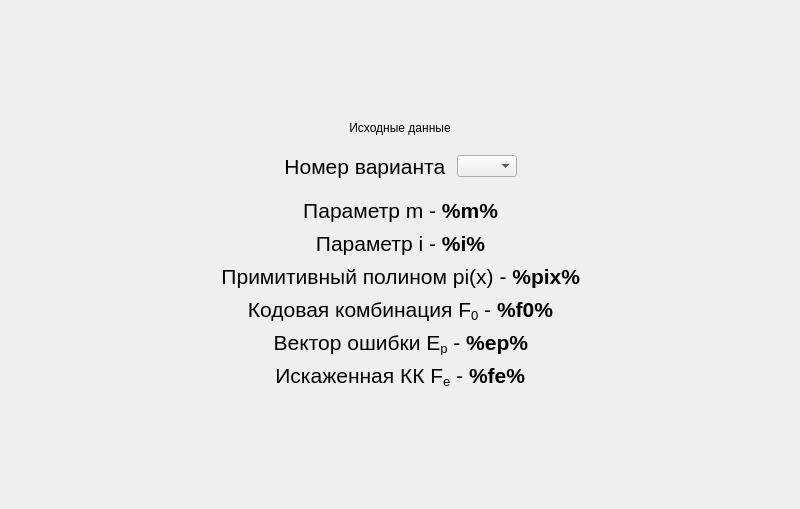
<?xml version="1.0" encoding="UTF-8"?>
<ui version="4.0">
 <class>ScreenTask0</class>
 <widget class="QFrame" name="ScreenTask0">
  <property name="geometry">
   <rect>
    <x>0</x>
    <y>0</y>
    <width>800</width>
    <height>509</height>
   </rect>
  </property>
  <property name="windowTitle">
   <string>Frame</string>
  </property>
  <layout class="QGridLayout" name="gridLayout">
   <property name="leftMargin">
    <number>0</number>
   </property>
   <property name="topMargin">
    <number>0</number>
   </property>
   <property name="rightMargin">
    <number>0</number>
   </property>
   <property name="bottomMargin">
    <number>0</number>
   </property>
   <item row="0" column="0">
    <layout class="QVBoxLayout" name="container">
     <item>
      <spacer name="verticalSpacer">
       <property name="orientation">
        <enum>Qt::Vertical</enum>
       </property>
       <property name="sizeType">
        <enum>QSizePolicy::Expanding</enum>
       </property>
       <property name="sizeHint" stdset="0">
        <size>
         <width>13</width>
         <height>13</height>
        </size>
       </property>
      </spacer>
     </item>
     <item>
      <widget class="QLabel" name="title">
       <property name="styleSheet">
        <string notr="true">font: 75 20pt &quot;MS Shell Dlg 2&quot;;</string>
       </property>
       <property name="text">
        <string>Исходные данные</string>
       </property>
       <property name="alignment">
        <set>Qt::AlignCenter</set>
       </property>
       <property name="wordWrap">
        <bool>true</bool>
       </property>
      </widget>
     </item>
     <item>
      <spacer name="verticalSpacer_3">
       <property name="orientation">
        <enum>Qt::Vertical</enum>
       </property>
       <property name="sizeType">
        <enum>QSizePolicy::Minimum</enum>
       </property>
       <property name="sizeHint" stdset="0">
        <size>
         <width>242</width>
         <height>13</height>
        </size>
       </property>
      </spacer>
     </item>
     <item>
      <layout class="QVBoxLayout" name="variantChooserContainer">
       <item>
        <layout class="QHBoxLayout" name="variantChooserContainerContent">
         <item>
          <spacer name="horizontalSpacer_4">
           <property name="orientation">
            <enum>Qt::Horizontal</enum>
           </property>
           <property name="sizeHint" stdset="0">
            <size>
             <width>0</width>
             <height>0</height>
            </size>
           </property>
          </spacer>
         </item>
         <item>
          <widget class="QLabel" name="label">
           <property name="font">
            <font>
             <family>MS Shell Dlg 2</family>
             <pointsize>16</pointsize>
             <weight>50</weight>
             <italic>false</italic>
             <bold>false</bold>
            </font>
           </property>
           <property name="text">
            <string>Номер варианта </string>
           </property>
           <property name="alignment">
            <set>Qt::AlignRight|Qt::AlignTrailing|Qt::AlignVCenter</set>
           </property>
           <property name="wordWrap">
            <bool>true</bool>
           </property>
          </widget>
         </item>
         <item>
          <widget class="QComboBox" name="variant">
           <property name="sizePolicy">
            <sizepolicy hsizetype="Fixed" vsizetype="Fixed">
             <horstretch>0</horstretch>
             <verstretch>0</verstretch>
            </sizepolicy>
           </property>
           <property name="minimumSize">
            <size>
             <width>60</width>
             <height>0</height>
            </size>
           </property>
           <property name="maximumSize">
            <size>
             <width>60</width>
             <height>16777215</height>
            </size>
           </property>
           <property name="styleSheet">
            <string notr="true">font: 14pt &quot;MS Shell Dlg 2&quot;;</string>
           </property>
          </widget>
         </item>
         <item>
          <spacer name="horizontalSpacer">
           <property name="orientation">
            <enum>Qt::Horizontal</enum>
           </property>
           <property name="sizeHint" stdset="0">
            <size>
             <width>0</width>
             <height>0</height>
            </size>
           </property>
          </spacer>
         </item>
        </layout>
       </item>
       <item>
        <spacer name="verticalSpacer_2">
         <property name="orientation">
          <enum>Qt::Vertical</enum>
         </property>
         <property name="sizeType">
          <enum>QSizePolicy::Fixed</enum>
         </property>
         <property name="sizeHint" stdset="0">
          <size>
           <width>13</width>
           <height>13</height>
          </size>
         </property>
        </spacer>
       </item>
      </layout>
     </item>
     <item>
      <layout class="QHBoxLayout" name="horizontalLayout_2">
       <item>
        <spacer name="horizontalSpacer_5">
         <property name="orientation">
          <enum>Qt::Horizontal</enum>
         </property>
         <property name="sizeHint" stdset="0">
          <size>
           <width>0</width>
           <height>0</height>
          </size>
         </property>
        </spacer>
       </item>
       <item>
        <widget class="QLabel" name="labelM">
         <property name="font">
          <font>
           <family>MS Shell Dlg 2</family>
           <pointsize>16</pointsize>
           <weight>50</weight>
           <italic>false</italic>
           <bold>false</bold>
          </font>
         </property>
         <property name="text">
          <string>Параметр m  -  &lt;b&gt;%m%&lt;/b&gt;</string>
         </property>
         <property name="alignment">
          <set>Qt::AlignRight|Qt::AlignTrailing|Qt::AlignVCenter</set>
         </property>
         <property name="wordWrap">
          <bool>false</bool>
         </property>
        </widget>
       </item>
       <item>
        <spacer name="horizontalSpacer_2">
         <property name="orientation">
          <enum>Qt::Horizontal</enum>
         </property>
         <property name="sizeHint" stdset="0">
          <size>
           <width>0</width>
           <height>0</height>
          </size>
         </property>
        </spacer>
       </item>
      </layout>
     </item>
     <item>
      <spacer name="verticalSpacer_4">
       <property name="orientation">
        <enum>Qt::Vertical</enum>
       </property>
       <property name="sizeType">
        <enum>QSizePolicy::Fixed</enum>
       </property>
       <property name="sizeHint" stdset="0">
        <size>
         <width>13</width>
         <height>2</height>
        </size>
       </property>
      </spacer>
     </item>
     <item>
      <layout class="QHBoxLayout" name="horizontalLayout_3">
       <item>
        <spacer name="horizontalSpacer_6">
         <property name="orientation">
          <enum>Qt::Horizontal</enum>
         </property>
         <property name="sizeType">
          <enum>QSizePolicy::Expanding</enum>
         </property>
         <property name="sizeHint" stdset="0">
          <size>
           <width>0</width>
           <height>0</height>
          </size>
         </property>
        </spacer>
       </item>
       <item>
        <widget class="QLabel" name="labelI">
         <property name="font">
          <font>
           <family>MS Shell Dlg 2</family>
           <pointsize>16</pointsize>
           <weight>50</weight>
           <italic>false</italic>
           <bold>false</bold>
          </font>
         </property>
         <property name="text">
          <string>Параметр i  -  &lt;b&gt;%i%&lt;/b&gt;</string>
         </property>
         <property name="alignment">
          <set>Qt::AlignRight|Qt::AlignTrailing|Qt::AlignVCenter</set>
         </property>
         <property name="wordWrap">
          <bool>false</bool>
         </property>
        </widget>
       </item>
       <item>
        <spacer name="horizontalSpacer_3">
         <property name="orientation">
          <enum>Qt::Horizontal</enum>
         </property>
         <property name="sizeType">
          <enum>QSizePolicy::Expanding</enum>
         </property>
         <property name="sizeHint" stdset="0">
          <size>
           <width>0</width>
           <height>0</height>
          </size>
         </property>
        </spacer>
       </item>
      </layout>
     </item>
     <item>
      <spacer name="verticalSpacer_5">
       <property name="orientation">
        <enum>Qt::Vertical</enum>
       </property>
       <property name="sizeType">
        <enum>QSizePolicy::Fixed</enum>
       </property>
       <property name="sizeHint" stdset="0">
        <size>
         <width>13</width>
         <height>2</height>
        </size>
       </property>
      </spacer>
     </item>
     <item>
      <layout class="QHBoxLayout" name="horizontalLayout_4">
       <item>
        <spacer name="horizontalSpacer_7">
         <property name="orientation">
          <enum>Qt::Horizontal</enum>
         </property>
         <property name="sizeType">
          <enum>QSizePolicy::Expanding</enum>
         </property>
         <property name="sizeHint" stdset="0">
          <size>
           <width>0</width>
           <height>0</height>
          </size>
         </property>
        </spacer>
       </item>
       <item>
        <widget class="QLabel" name="labelPIX">
         <property name="font">
          <font>
           <family>MS Shell Dlg 2</family>
           <pointsize>16</pointsize>
           <weight>50</weight>
           <italic>false</italic>
           <bold>false</bold>
          </font>
         </property>
         <property name="text">
          <string>Примитивный полином pi(x)  -  &lt;b&gt;%pix%&lt;/b&gt;</string>
         </property>
         <property name="alignment">
          <set>Qt::AlignRight|Qt::AlignTrailing|Qt::AlignVCenter</set>
         </property>
         <property name="wordWrap">
          <bool>false</bool>
         </property>
        </widget>
       </item>
       <item>
        <spacer name="horizontalSpacer_8">
         <property name="orientation">
          <enum>Qt::Horizontal</enum>
         </property>
         <property name="sizeType">
          <enum>QSizePolicy::Expanding</enum>
         </property>
         <property name="sizeHint" stdset="0">
          <size>
           <width>0</width>
           <height>0</height>
          </size>
         </property>
        </spacer>
       </item>
      </layout>
     </item>
     <item>
      <spacer name="verticalSpacer_6">
       <property name="orientation">
        <enum>Qt::Vertical</enum>
       </property>
       <property name="sizeType">
        <enum>QSizePolicy::Fixed</enum>
       </property>
       <property name="sizeHint" stdset="0">
        <size>
         <width>13</width>
         <height>2</height>
        </size>
       </property>
      </spacer>
     </item>
     <item>
      <layout class="QHBoxLayout" name="horizontalLayout_5">
       <item>
        <spacer name="horizontalSpacer_9">
         <property name="orientation">
          <enum>Qt::Horizontal</enum>
         </property>
         <property name="sizeType">
          <enum>QSizePolicy::Expanding</enum>
         </property>
         <property name="sizeHint" stdset="0">
          <size>
           <width>0</width>
           <height>0</height>
          </size>
         </property>
        </spacer>
       </item>
       <item>
        <widget class="QLabel" name="labelF0">
         <property name="font">
          <font>
           <family>MS Shell Dlg 2</family>
           <pointsize>16</pointsize>
           <weight>50</weight>
           <italic>false</italic>
           <bold>false</bold>
          </font>
         </property>
         <property name="text">
          <string>Кодовая комбинация F&lt;sub&gt;0&lt;/sub&gt;  -  &lt;b&gt;%f0%&lt;/b&gt;</string>
         </property>
         <property name="alignment">
          <set>Qt::AlignRight|Qt::AlignTrailing|Qt::AlignVCenter</set>
         </property>
         <property name="wordWrap">
          <bool>false</bool>
         </property>
        </widget>
       </item>
       <item>
        <spacer name="horizontalSpacer_10">
         <property name="orientation">
          <enum>Qt::Horizontal</enum>
         </property>
         <property name="sizeType">
          <enum>QSizePolicy::Expanding</enum>
         </property>
         <property name="sizeHint" stdset="0">
          <size>
           <width>0</width>
           <height>0</height>
          </size>
         </property>
        </spacer>
       </item>
      </layout>
     </item>
     <item>
      <spacer name="verticalSpacer_7">
       <property name="orientation">
        <enum>Qt::Vertical</enum>
       </property>
       <property name="sizeType">
        <enum>QSizePolicy::Fixed</enum>
       </property>
       <property name="sizeHint" stdset="0">
        <size>
         <width>13</width>
         <height>2</height>
        </size>
       </property>
      </spacer>
     </item>
     <item>
      <layout class="QHBoxLayout" name="horizontalLayout_6">
       <item>
        <spacer name="horizontalSpacer_11">
         <property name="orientation">
          <enum>Qt::Horizontal</enum>
         </property>
         <property name="sizeType">
          <enum>QSizePolicy::Expanding</enum>
         </property>
         <property name="sizeHint" stdset="0">
          <size>
           <width>0</width>
           <height>0</height>
          </size>
         </property>
        </spacer>
       </item>
       <item>
        <widget class="QLabel" name="labelEp">
         <property name="font">
          <font>
           <family>MS Shell Dlg 2</family>
           <pointsize>16</pointsize>
           <weight>50</weight>
           <italic>false</italic>
           <bold>false</bold>
          </font>
         </property>
         <property name="text">
          <string>Вектор ошибки E&lt;sub&gt;p&lt;/sub&gt;  -  &lt;b&gt;%ep%&lt;/b&gt;</string>
         </property>
         <property name="alignment">
          <set>Qt::AlignRight|Qt::AlignTrailing|Qt::AlignVCenter</set>
         </property>
         <property name="wordWrap">
          <bool>false</bool>
         </property>
        </widget>
       </item>
       <item>
        <spacer name="horizontalSpacer_12">
         <property name="orientation">
          <enum>Qt::Horizontal</enum>
         </property>
         <property name="sizeType">
          <enum>QSizePolicy::Expanding</enum>
         </property>
         <property name="sizeHint" stdset="0">
          <size>
           <width>0</width>
           <height>0</height>
          </size>
         </property>
        </spacer>
       </item>
      </layout>
     </item>
     <item>
      <spacer name="verticalSpacer_8">
       <property name="orientation">
        <enum>Qt::Vertical</enum>
       </property>
       <property name="sizeType">
        <enum>QSizePolicy::Fixed</enum>
       </property>
       <property name="sizeHint" stdset="0">
        <size>
         <width>13</width>
         <height>2</height>
        </size>
       </property>
      </spacer>
     </item>
     <item>
      <layout class="QHBoxLayout" name="horizontalLayout_7">
       <item>
        <spacer name="horizontalSpacer_13">
         <property name="orientation">
          <enum>Qt::Horizontal</enum>
         </property>
         <property name="sizeType">
          <enum>QSizePolicy::Expanding</enum>
         </property>
         <property name="sizeHint" stdset="0">
          <size>
           <width>0</width>
           <height>0</height>
          </size>
         </property>
        </spacer>
       </item>
       <item>
        <widget class="QLabel" name="labelFe">
         <property name="font">
          <font>
           <family>MS Shell Dlg 2</family>
           <pointsize>16</pointsize>
           <weight>50</weight>
           <italic>false</italic>
           <bold>false</bold>
          </font>
         </property>
         <property name="text">
          <string>Искаженная КК F&lt;sub&gt;e&lt;/sub&gt;  -  &lt;b&gt;%fe%&lt;/b&gt;</string>
         </property>
         <property name="alignment">
          <set>Qt::AlignRight|Qt::AlignTrailing|Qt::AlignVCenter</set>
         </property>
         <property name="wordWrap">
          <bool>false</bool>
         </property>
        </widget>
       </item>
       <item>
        <spacer name="horizontalSpacer_14">
         <property name="orientation">
          <enum>Qt::Horizontal</enum>
         </property>
         <property name="sizeType">
          <enum>QSizePolicy::Expanding</enum>
         </property>
         <property name="sizeHint" stdset="0">
          <size>
           <width>0</width>
           <height>0</height>
          </size>
         </property>
        </spacer>
       </item>
      </layout>
     </item>
     <item>
      <spacer name="verticalSpacer_9">
       <property name="orientation">
        <enum>Qt::Vertical</enum>
       </property>
       <property name="sizeType">
        <enum>QSizePolicy::Expanding</enum>
       </property>
       <property name="sizeHint" stdset="0">
        <size>
         <width>13</width>
         <height>13</height>
        </size>
       </property>
      </spacer>
     </item>
    </layout>
   </item>
  </layout>
 </widget>
 <resources/>
 <connections/>
</ui>
